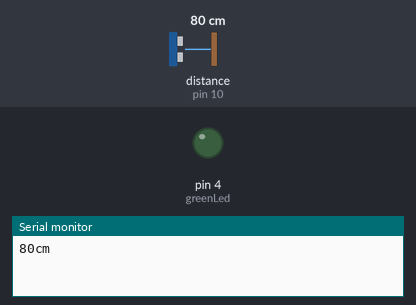
The sketch below on a simulated Arduino Uno, built with avr-gcc and run on an emulated ATmega328P. Parts: output pins drawn as LEDs (lit = HIGH), the last lines printed to the serial monitor. Wiring (inferred from the names in the program): ultrasonic range finder: trigger pin 9; echo pin 10. The inputs (shaded band) are chosen by the test bench; at power-on: distance to the obstacle (sensor on pin 10) 80 cm. The echo pulse lasts 58.3 µs per cm; pins used as bus, display or sensor lines are not drawn.

Above: at 1.8 s.
1.9 s: distance to the obstacle (sensor on pin 10) set to 28 cm
3.4 s: distance to the obstacle (sensor on pin 10) set to 22 cm
At 4.8 s:
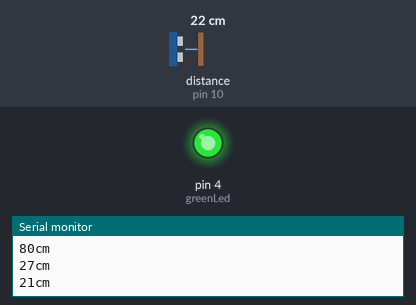
5.5 s: distance to the obstacle (sensor on pin 10) set to 35 cm
At 6.5 s:
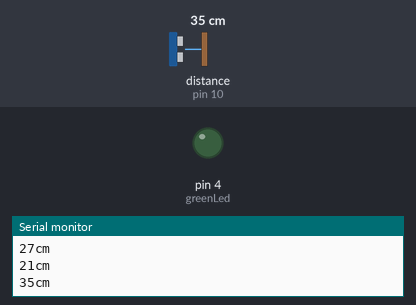
7.5 s: distance to the obstacle (sensor on pin 10) set to 2 cm
At 9.3 s:
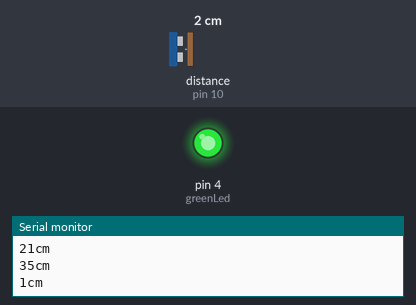
Timing chart, 0 to 10.5 s (numbered marks = the images above; inputs shaded):
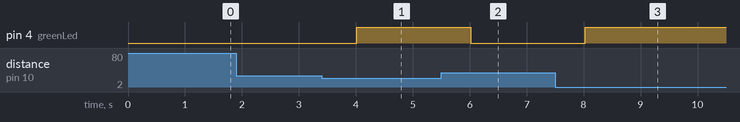

Measured:
- the behaviour switches between 26 and 25 cm on distance to the obstacle (sensor on pin 10) (found by bisection; images 0 and 1)
- after the input at 3.4 s, pin 4 (greenLed): LOW → HIGH after 0.62 s
- after the input at 5.5 s, pin 4 (greenLed): HIGH → LOW after 0.52 s
- after the input at 7.5 s, pin 4 (greenLed): LOW → HIGH after 0.52 s

The sketch:

my_ultrasound_21.ino
```cpp
/*
Treehouse Projects - www.treehouseprojects.ca
Ping HC-SR04 Tutorial
This program is adapted from the example Ping code from Arduino.
It is extended to light a red LED when an object is a certain distance
from the sensor, and green otherwise.
Jun. 2012
*/


//pin which triggers ultrasonic sound
const int pingPin = 9; //4;


//pin which delivers time to receive echo using pulseIn()
int inPin = 10; //3;

//range in cm which is considered safe to enter, anything
//coming within less than 5 cm triggers red LED
int safeZone = 25;

//LED pin numbers
int greenLed = 4; //2;
//int redLed = 5;

long old_cm = 0;

void setup() {
  // initialize serial communication
  Serial.begin(9600);


  //initializing the pin states
  pinMode(pingPin, OUTPUT);
  pinMode(greenLed, OUTPUT);
//  pinMode(redLed, OUTPUT);

//digitalWrite(greenLed, HIGH);


}

void loop()
{
  //raw duration in milliseconds, cm is the
  //converted amount into a distance
  long duration, cm;


  //sending the signal, starting with LOW for a clean signal
  digitalWrite(pingPin, LOW);
  delayMicroseconds(2);
  digitalWrite(pingPin, HIGH);
  delayMicroseconds(5);
  digitalWrite(pingPin, LOW);

  //setting up the input pin, and receiving the duration in
  //microseconds for the sound to bounce off the object infront
  pinMode(inPin, INPUT);
  duration = pulseIn(inPin, HIGH);

  // convert the time into a distance
  cm = microsecondsToCentimeters(duration);

  if (cm > old_cm + 3 || cm < old_cm - 3) {
  //printing the current readings to ther serial display
  Serial.print(cm);
  Serial.print("cm");
  Serial.println();

  }


  //checking if anything is within the safezone, if not, keep
  //green LED on if safezone violated, activate red LED instead

//    if (cm > safeZone && old_cm < safeZone)
    if (cm > safeZone)
    {
      digitalWrite(greenLed, LOW);
    }
      //else if (cm < safeZone && old_cm > safeZone)
    else if (cm < safeZone)
    {
      //digitalWrite(redLed, HIGH);
      digitalWrite(greenLed, HIGH);

    }

 old_cm = cm;
  delay(1000);
}

long microsecondsToCentimeters(long microseconds)
{
  // The speed of sound is 340 m/s or 29 microseconds per centimeter.
  // The ping travels out and back, so to find the distance of the
  // object we take half of the distance travelled.
  return microseconds / 29 / 2;
}
```
